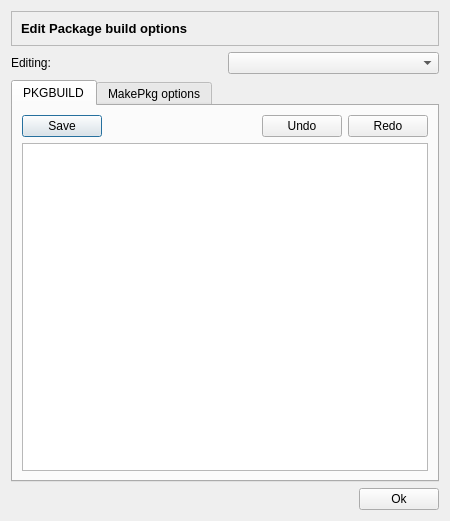
<?xml version="1.0" encoding="UTF-8"?>
<ui version="4.0">
 <class>editPBDialog</class>
 <widget class="QDialog" name="editPBDialog">
  <property name="geometry">
   <rect>
    <x>0</x>
    <y>0</y>
    <width>450</width>
    <height>521</height>
   </rect>
  </property>
  <property name="windowTitle">
   <string>Editing PKGBUILD</string>
  </property>
  <property name="windowIcon">
   <iconset resource="shaman.qrc">
    <normaloff>:/Icons/icons/shaman/shaman-yellow-icon-32.png</normaloff>:/Icons/icons/shaman/shaman-yellow-icon-32.png</iconset>
  </property>
  <layout class="QGridLayout">
   <item row="1" column="0">
    <layout class="QVBoxLayout">
     <item>
      <layout class="QHBoxLayout">
       <item>
        <widget class="QLabel" name="editingLabel">
         <property name="text">
          <string>Editing:</string>
         </property>
        </widget>
       </item>
       <item>
        <widget class="QComboBox" name="packagesBox"/>
       </item>
      </layout>
     </item>
     <item>
      <widget class="QTabWidget" name="tabWidget">
       <property name="currentIndex">
        <number>0</number>
       </property>
       <widget class="QWidget" name="tab">
        <attribute name="title">
         <string>PKGBUILD</string>
        </attribute>
        <layout class="QVBoxLayout" name="verticalLayout">
         <item>
          <layout class="QHBoxLayout">
           <item>
            <widget class="QPushButton" name="saveButton">
             <property name="text">
              <string>Save</string>
             </property>
             <property name="icon">
              <iconset resource="shaman.qrc">
               <normaloff>:/Icons/icons/document-open.png</normaloff>:/Icons/icons/document-open.png</iconset>
             </property>
            </widget>
           </item>
           <item>
            <spacer>
             <property name="orientation">
              <enum>Qt::Horizontal</enum>
             </property>
             <property name="sizeHint" stdset="0">
              <size>
               <width>40</width>
               <height>20</height>
              </size>
             </property>
            </spacer>
           </item>
           <item>
            <widget class="QPushButton" name="undoButton">
             <property name="text">
              <string>Undo</string>
             </property>
             <property name="icon">
              <iconset resource="shaman.qrc">
               <normaloff>:/Icons/icons/edit-delete.png</normaloff>:/Icons/icons/edit-delete.png</iconset>
             </property>
            </widget>
           </item>
           <item>
            <widget class="QPushButton" name="redoButton">
             <property name="text">
              <string>Redo</string>
             </property>
             <property name="icon">
              <iconset resource="shaman.qrc">
               <normaloff>:/Icons/icons/edit-redo.png</normaloff>:/Icons/icons/edit-redo.png</iconset>
             </property>
            </widget>
           </item>
          </layout>
         </item>
         <item>
          <widget class="QTextEdit" name="PBEdit">
           <property name="lineWrapMode">
            <enum>QTextEdit::NoWrap</enum>
           </property>
           <property name="acceptRichText">
            <bool>false</bool>
           </property>
          </widget>
         </item>
        </layout>
       </widget>
       <widget class="QWidget" name="tab_2">
        <attribute name="title">
         <string>MakePkg options</string>
        </attribute>
        <layout class="QVBoxLayout" name="verticalLayout_2">
         <item>
          <widget class="QCheckBox" name="checkBox">
           <property name="text">
            <string>Ignore arch</string>
           </property>
          </widget>
         </item>
         <item>
          <widget class="QCheckBox" name="checkBox_2">
           <property name="text">
            <string>Skip integrity checks</string>
           </property>
          </widget>
         </item>
         <item>
          <widget class="QCheckBox" name="checkBox_3">
           <property name="text">
            <string>Ignore dependency control</string>
           </property>
          </widget>
         </item>
         <item>
          <widget class="QCheckBox" name="checkBox_4">
           <property name="text">
            <string>Hold version if this is a development PKGBUILD</string>
           </property>
          </widget>
         </item>
         <item>
          <spacer name="verticalSpacer">
           <property name="orientation">
            <enum>Qt::Vertical</enum>
           </property>
           <property name="sizeHint" stdset="0">
            <size>
             <width>20</width>
             <height>40</height>
            </size>
           </property>
          </spacer>
         </item>
        </layout>
       </widget>
      </widget>
     </item>
     <item>
      <layout class="QHBoxLayout">
       <item>
        <spacer>
         <property name="orientation">
          <enum>Qt::Horizontal</enum>
         </property>
         <property name="sizeHint" stdset="0">
          <size>
           <width>40</width>
           <height>20</height>
          </size>
         </property>
        </spacer>
       </item>
       <item>
        <widget class="QPushButton" name="closeButton">
         <property name="text">
          <string>Ok</string>
         </property>
         <property name="icon">
          <iconset resource="shaman.qrc">
           <normaloff>:/Icons/icons/dialog-ok-apply.png</normaloff>:/Icons/icons/dialog-ok-apply.png</iconset>
         </property>
        </widget>
       </item>
      </layout>
     </item>
    </layout>
   </item>
   <item row="0" column="0">
    <widget class="QFrame" name="frame">
     <property name="frameShape">
      <enum>QFrame::StyledPanel</enum>
     </property>
     <property name="frameShadow">
      <enum>QFrame::Sunken</enum>
     </property>
     <layout class="QGridLayout">
      <item row="0" column="0">
       <widget class="QLabel" name="label">
        <property name="text">
         <string>&lt;html&gt;&lt;head&gt;&lt;meta name=&quot;qrichtext&quot; content=&quot;1&quot; /&gt;&lt;style type=&quot;text/css&quot;&gt;
p, li { white-space: pre-wrap; }
&lt;/style&gt;&lt;/head&gt;&lt;body style=&quot; font-family:'Sans Serif'; font-size:10pt; font-weight:400; font-style:normal;&quot;&gt;
&lt;p style=&quot; margin-top:0px; margin-bottom:0px; margin-left:0px; margin-right:0px; -qt-block-indent:0; text-indent:0px;&quot;&gt;&lt;span style=&quot; font-weight:600;&quot;&gt;Edit Package build options&lt;/span&gt;&lt;/p&gt;&lt;/body&gt;&lt;/html&gt;</string>
        </property>
       </widget>
      </item>
      <item row="0" column="1">
       <widget class="QLabel" name="label_2">
        <property name="sizePolicy">
         <sizepolicy hsizetype="Maximum" vsizetype="Preferred">
          <horstretch>0</horstretch>
          <verstretch>0</verstretch>
         </sizepolicy>
        </property>
        <property name="text">
         <string/>
        </property>
        <property name="pixmap">
         <pixmap resource="shaman.qrc">:/Icons/icons/draw-text.png</pixmap>
        </property>
        <property name="scaledContents">
         <bool>true</bool>
        </property>
       </widget>
      </item>
     </layout>
    </widget>
   </item>
  </layout>
 </widget>
 <resources>
  <include location="shaman.qrc"/>
 </resources>
 <connections>
  <connection>
   <sender>redoButton</sender>
   <signal>clicked()</signal>
   <receiver>PBEdit</receiver>
   <slot>redo()</slot>
   <hints>
    <hint type="sourcelabel">
     <x>380</x>
     <y>70</y>
    </hint>
    <hint type="destinationlabel">
     <x>225</x>
     <y>277</y>
    </hint>
   </hints>
  </connection>
  <connection>
   <sender>undoButton</sender>
   <signal>clicked()</signal>
   <receiver>PBEdit</receiver>
   <slot>undo()</slot>
   <hints>
    <hint type="sourcelabel">
     <x>279</x>
     <y>70</y>
    </hint>
    <hint type="destinationlabel">
     <x>225</x>
     <y>277</y>
    </hint>
   </hints>
  </connection>
 </connections>
</ui>
